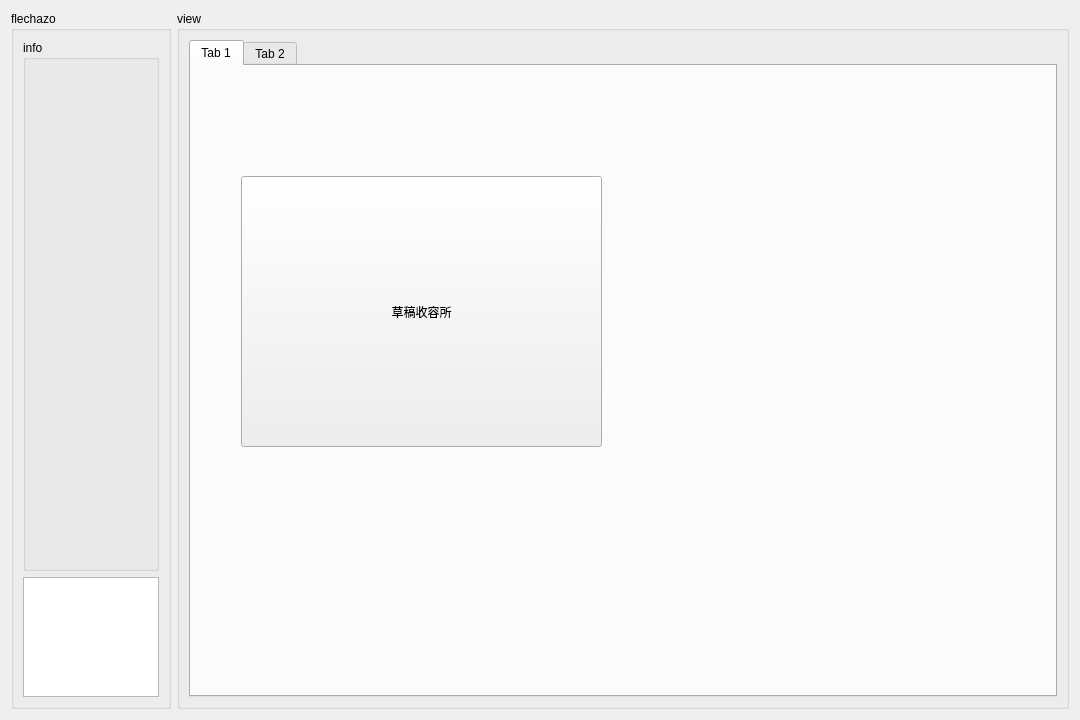
<?xml version="1.0" encoding="UTF-8"?>
<ui version="4.0">
 <class>Draft</class>
 <widget class="QWidget" name="Draft">
  <property name="geometry">
   <rect>
    <x>0</x>
    <y>0</y>
    <width>1080</width>
    <height>720</height>
   </rect>
  </property>
  <property name="minimumSize">
   <size>
    <width>180</width>
    <height>120</height>
   </size>
  </property>
  <property name="windowTitle">
   <string>Draft</string>
  </property>
  <layout class="QHBoxLayout" name="horizontalLayout">
   <item>
    <widget class="QGroupBox" name="groupBox">
     <property name="minimumSize">
      <size>
       <width>0</width>
       <height>0</height>
      </size>
     </property>
     <property name="maximumSize">
      <size>
       <width>160</width>
       <height>16777215</height>
      </size>
     </property>
     <property name="title">
      <string>flechazo</string>
     </property>
     <layout class="QVBoxLayout" name="verticalLayout">
      <item>
       <widget class="QGroupBox" name="groupBox_3">
        <property name="minimumSize">
         <size>
          <width>0</width>
          <height>60</height>
         </size>
        </property>
        <property name="title">
         <string>info</string>
        </property>
       </widget>
      </item>
      <item>
       <widget class="QTextBrowser" name="textBrowser">
        <property name="minimumSize">
         <size>
          <width>0</width>
          <height>0</height>
         </size>
        </property>
        <property name="maximumSize">
         <size>
          <width>16777215</width>
          <height>120</height>
         </size>
        </property>
       </widget>
      </item>
     </layout>
    </widget>
   </item>
   <item>
    <widget class="QGroupBox" name="groupBox_2">
     <property name="title">
      <string>view</string>
     </property>
     <layout class="QVBoxLayout" name="verticalLayout_2">
      <item>
       <widget class="QTabWidget" name="tabWidget">
        <widget class="QWidget" name="tab">
         <attribute name="title">
          <string>Tab 1</string>
         </attribute>
         <widget class="QPushButton" name="pushButton">
          <property name="geometry">
           <rect>
            <x>50</x>
            <y>110</y>
            <width>361</width>
            <height>271</height>
           </rect>
          </property>
          <property name="text">
           <string>草稿收容所</string>
          </property>
         </widget>
        </widget>
        <widget class="QWidget" name="tab_2">
         <attribute name="title">
          <string>Tab 2</string>
         </attribute>
        </widget>
       </widget>
      </item>
     </layout>
    </widget>
   </item>
  </layout>
 </widget>
 <resources/>
 <connections/>
</ui>
